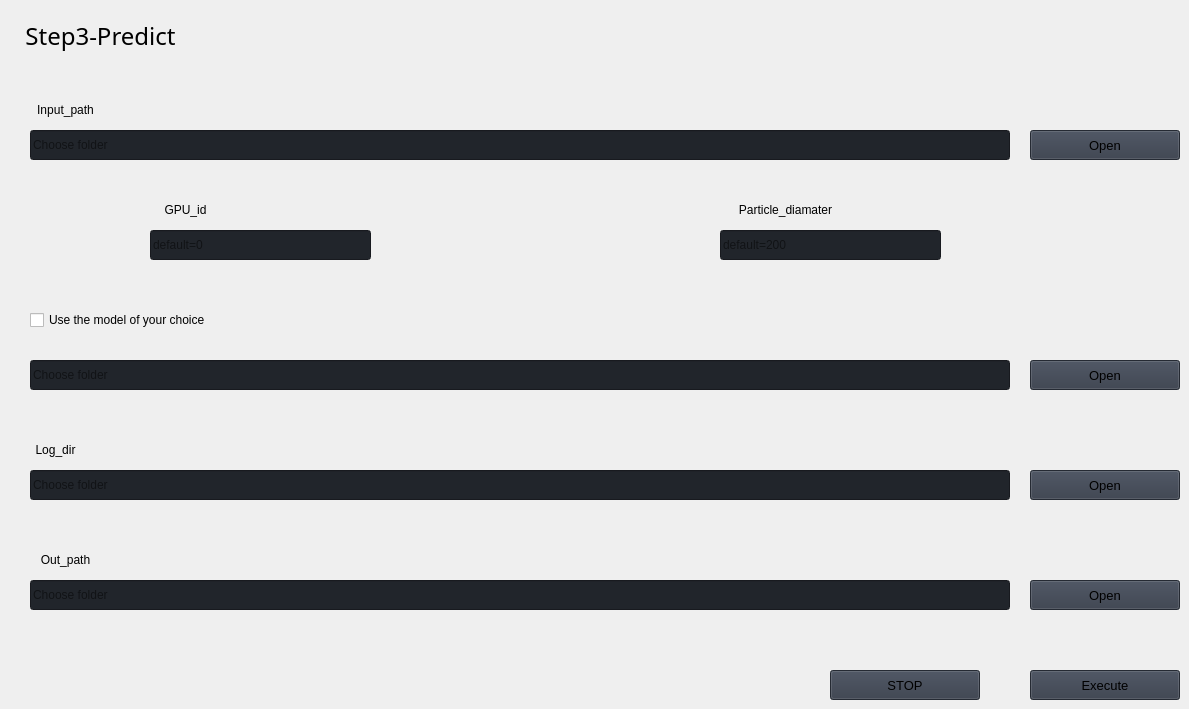
                   <widget class="QWidget" name="predict">
                    <widget class="QLineEdit" name="lineEdit_13">
                     <property name="geometry">
                      <rect>
                       <x>30</x>
                       <y>130</y>
                       <width>980</width>
                       <height>30</height>
                      </rect>
                     </property>
                     <property name="minimumSize">
                      <size>
                       <width>0</width>
                       <height>30</height>
                      </size>
                     </property>
                     <property name="styleSheet">
                      <string notr="true">background-color: rgb(33, 37, 43);</string>
                     </property>
                     <property name="text">
                      <string/>
                     </property>
                     <property name="readOnly">
                      <bool>false</bool>
                     </property>
                     <property name="placeholderText">
                      <string>Choose folder</string>
                     </property>
                    </widget>
                    <widget class="QLabel" name="label_14">
                     <property name="geometry">
                      <rect>
                       <x>-10</x>
                       <y>10</y>
                       <width>221</width>
                       <height>51</height>
                      </rect>
                     </property>
                     <property name="font">
                      <font>
                       <family>Sans Serif</family>
                       <pointsize>18</pointsize>
                       <italic>false</italic>
                       <bold>false</bold>
                      </font>
                     </property>
                     <property name="styleSheet">
                      <string notr="true">font: 18pt &quot;Sans Serif&quot;;</string>
                     </property>
                     <property name="text">
                      <string>Step3-Predict</string>
                     </property>
                     <property name="alignment">
                      <set>Qt::AlignCenter</set>
                     </property>
                    </widget>
                    <widget class="QLabel" name="label_15">
                     <property name="geometry">
                      <rect>
                       <x>-10</x>
                       <y>100</y>
                       <width>151</width>
                       <height>20</height>
                      </rect>
                     </property>
                     <property name="text">
                      <string>Input_path</string>
                     </property>
                     <property name="alignment">
                      <set>Qt::AlignCenter</set>
                     </property>
                    </widget>
                    <widget class="QPushButton" name="btn_for_browser_6">
                     <property name="geometry">
                      <rect>
                       <x>1030</x>
                       <y>130</y>
                       <width>150</width>
                       <height>30</height>
                      </rect>
                     </property>
                     <property name="minimumSize">
                      <size>
                       <width>150</width>
                       <height>30</height>
                      </size>
                     </property>
                     <property name="font">
                      <font>
                       <family>Segoe UI</family>
                       <pointsize>10</pointsize>
                       <italic>false</italic>
                       <bold>false</bold>
                      </font>
                     </property>
                     <property name="cursor">
                      <cursorShape>PointingHandCursor</cursorShape>
                     </property>
                     <property name="styleSheet">
                      <string notr="true">background-color: rgb(52, 59, 72);</string>
                     </property>
                     <property name="text">
                      <string>Open</string>
                     </property>
                     <property name="icon">
                      <iconset resource="resources.qrc">
                       <normaloff>:/icons/images/icons/cil-folder-open.png</normaloff>:/icons/images/icons/cil-folder-open.png</iconset>
                     </property>
                    </widget>
                    <widget class="QPushButton" name="btn_for_browser_7">
                     <property name="geometry">
                      <rect>
                       <x>1030</x>
                       <y>580</y>
                       <width>150</width>
                       <height>30</height>
                      </rect>
                     </property>
                     <property name="minimumSize">
                      <size>
                       <width>150</width>
                       <height>30</height>
                      </size>
                     </property>
                     <property name="font">
                      <font>
                       <family>Segoe UI</family>
                       <pointsize>10</pointsize>
                       <italic>false</italic>
                       <bold>false</bold>
                      </font>
                     </property>
                     <property name="cursor">
                      <cursorShape>PointingHandCursor</cursorShape>
                     </property>
                     <property name="styleSheet">
                      <string notr="true">background-color: rgb(52, 59, 72);</string>
                     </property>
                     <property name="text">
                      <string>Open</string>
                     </property>
                     <property name="icon">
                      <iconset resource="resources.qrc">
                       <normaloff>:/icons/images/icons/cil-folder-open.png</normaloff>:/icons/images/icons/cil-folder-open.png</iconset>
                     </property>
                    </widget>
                    <widget class="QLabel" name="label_16">
                     <property name="geometry">
                      <rect>
                       <x>-10</x>
                       <y>550</y>
                       <width>151</width>
                       <height>20</height>
                      </rect>
                     </property>
                     <property name="text">
                      <string>Out_path</string>
                     </property>
                     <property name="alignment">
                      <set>Qt::AlignCenter</set>
                     </property>
                    </widget>
                    <widget class="QLineEdit" name="lineEdit_14">
                     <property name="geometry">
                      <rect>
                       <x>30</x>
                       <y>580</y>
                       <width>980</width>
                       <height>30</height>
                      </rect>
                     </property>
                     <property name="minimumSize">
                      <size>
                       <width>0</width>
                       <height>30</height>
                      </size>
                     </property>
                     <property name="styleSheet">
                      <string notr="true">background-color: rgb(33, 37, 43);</string>
                     </property>
                     <property name="text">
                      <string/>
                     </property>
                     <property name="readOnly">
                      <bool>false</bool>
                     </property>
                     <property name="placeholderText">
                      <string>Choose folder</string>
                     </property>
                    </widget>
                    <widget class="QLabel" name="label_17">
                     <property name="geometry">
                      <rect>
                       <x>710</x>
                       <y>200</y>
                       <width>151</width>
                       <height>20</height>
                      </rect>
                     </property>
                     <property name="text">
                      <string>Particle_diamater</string>
                     </property>
                     <property name="alignment">
                      <set>Qt::AlignCenter</set>
                     </property>
                    </widget>
                    <widget class="QLabel" name="label_18">
                     <property name="geometry">
                      <rect>
                       <x>110</x>
                       <y>200</y>
                       <width>151</width>
                       <height>20</height>
                      </rect>
                     </property>
                     <property name="text">
                      <string>GPU_id</string>
                     </property>
                     <property name="alignment">
                      <set>Qt::AlignCenter</set>
                     </property>
                    </widget>
                    <widget class="QLineEdit" name="lineEdit_pd">
                     <property name="geometry">
                      <rect>
                       <x>720</x>
                       <y>230</y>
                       <width>221</width>
                       <height>30</height>
                      </rect>
                     </property>
                     <property name="minimumSize">
                      <size>
                       <width>0</width>
                       <height>30</height>
                      </size>
                     </property>
                     <property name="styleSheet">
                      <string notr="true">background-color: rgb(33, 37, 43);</string>
                     </property>
                     <property name="text">
                      <string/>
                     </property>
                     <property name="readOnly">
                      <bool>false</bool>
                     </property>
                     <property name="placeholderText">
                      <string>default=200</string>
                     </property>
                    </widget>
                    <widget class="QLineEdit" name="lineEdit_gpu">
                     <property name="geometry">
                      <rect>
                       <x>150</x>
                       <y>230</y>
                       <width>221</width>
                       <height>30</height>
                      </rect>
                     </property>
                     <property name="minimumSize">
                      <size>
                       <width>0</width>
                       <height>30</height>
                      </size>
                     </property>
                     <property name="styleSheet">
                      <string notr="true">background-color: rgb(33, 37, 43);</string>
                     </property>
                     <property name="text">
                      <string/>
                     </property>
                     <property name="readOnly">
                      <bool>false</bool>
                     </property>
                     <property name="placeholderText">
                      <string>default=0</string>
                     </property>
                    </widget>
                    <widget class="QLabel" name="label_19">
                     <property name="geometry">
                      <rect>
                       <x>-20</x>
                       <y>370</y>
                       <width>151</width>
                       <height>20</height>
                      </rect>
                     </property>
                     <property name="text">
                      <string/>
                     </property>
                     <property name="alignment">
                      <set>Qt::AlignCenter</set>
                     </property>
                    </widget>
                    <widget class="QLineEdit" name="lineEdit_m">
                     <property name="geometry">
                      <rect>
                       <x>30</x>
                       <y>360</y>
                       <width>980</width>
                       <height>30</height>
                      </rect>
                     </property>
                     <property name="minimumSize">
                      <size>
                       <width>0</width>
                       <height>30</height>
                      </size>
                     </property>
                     <property name="styleSheet">
                      <string notr="true">background-color: rgb(33, 37, 43);</string>
                     </property>
                     <property name="text">
                      <string/>
                     </property>
                     <property name="readOnly">
                      <bool>false</bool>
                     </property>
                     <property name="placeholderText">
                      <string>Choose folder</string>
                     </property>
                    </widget>
                    <widget class="QPushButton" name="btn_for_m">
                     <property name="geometry">
                      <rect>
                       <x>1030</x>
                       <y>360</y>
                       <width>150</width>
                       <height>30</height>
                      </rect>
                     </property>
                     <property name="minimumSize">
                      <size>
                       <width>150</width>
                       <height>30</height>
                      </size>
                     </property>
                     <property name="font">
                      <font>
                       <family>Segoe UI</family>
                       <pointsize>10</pointsize>
                       <italic>false</italic>
                       <bold>false</bold>
                      </font>
                     </property>
                     <property name="cursor">
                      <cursorShape>PointingHandCursor</cursorShape>
                     </property>
                     <property name="styleSheet">
                      <string notr="true">background-color: rgb(52, 59, 72);</string>
                     </property>
                     <property name="text">
                      <string>Open</string>
                     </property>
                     <property name="icon">
                      <iconset resource="resources.qrc">
                       <normaloff>:/icons/images/icons/cil-folder-open.png</normaloff>:/icons/images/icons/cil-folder-open.png</iconset>
                     </property>
                    </widget>
                    <widget class="QCheckBox" name="checkBox_3">
                     <property name="geometry">
                      <rect>
                       <x>30</x>
                       <y>310</y>
                       <width>231</width>
                       <height>20</height>
                      </rect>
                     </property>
                     <property name="text">
                      <string>Use the model of your choice</string>
                     </property>
                    </widget>
                    <widget class="QPushButton" name="btn_execute_3">
                     <property name="geometry">
                      <rect>
                       <x>1030</x>
                       <y>670</y>
                       <width>150</width>
                       <height>30</height>
                      </rect>
                     </property>
                     <property name="minimumSize">
                      <size>
                       <width>150</width>
                       <height>30</height>
                      </size>
                     </property>
                     <property name="font">
                      <font>
                       <family>Segoe UI</family>
                       <pointsize>10</pointsize>
                       <italic>false</italic>
                       <bold>false</bold>
                      </font>
                     </property>
                     <property name="cursor">
                      <cursorShape>PointingHandCursor</cursorShape>
                     </property>
                     <property name="styleSheet">
                      <string notr="true">background-color: rgb(52, 59, 72);</string>
                     </property>
                     <property name="text">
                      <string>Execute</string>
                     </property>
                     <property name="icon">
                      <iconset theme="media-seek-backward" resource="resources.qrc">
                       <normaloff>:/icons/images/icons/cil-caret-right.png</normaloff>:/icons/images/icons/cil-caret-right.png</iconset>
                     </property>
                    </widget>
                    <widget class="QPushButton" name="btn_stop_3">
                     <property name="geometry">
                      <rect>
                       <x>830</x>
                       <y>670</y>
                       <width>150</width>
                       <height>30</height>
                      </rect>
                     </property>
                     <property name="minimumSize">
                      <size>
                       <width>150</width>
                       <height>30</height>
                      </size>
                     </property>
                     <property name="font">
                      <font>
                       <family>Segoe UI</family>
                       <pointsize>10</pointsize>
                       <italic>false</italic>
                       <bold>false</bold>
                      </font>
                     </property>
                     <property name="cursor">
                      <cursorShape>PointingHandCursor</cursorShape>
                     </property>
                     <property name="styleSheet">
                      <string notr="true">background-color: rgb(52, 59, 72);</string>
                     </property>
                     <property name="text">
                      <string>STOP</string>
                     </property>
                     <property name="icon">
                      <iconset resource="resources.qrc">
                       <normaloff>:/icons/images/icons/cil-x.png</normaloff>:/icons/images/icons/cil-x.png</iconset>
                     </property>
                    </widget>
                    <widget class="QLineEdit" name="lineEdit_log_2">
                     <property name="geometry">
                      <rect>
                       <x>30</x>
                       <y>470</y>
                       <width>980</width>
                       <height>30</height>
                      </rect>
                     </property>
                     <property name="minimumSize">
                      <size>
                       <width>0</width>
                       <height>30</height>
                      </size>
                     </property>
                     <property name="styleSheet">
                      <string notr="true">background-color: rgb(33, 37, 43);</string>
                     </property>
                     <property name="text">
                      <string/>
                     </property>
                     <property name="readOnly">
                      <bool>false</bool>
                     </property>
                     <property name="placeholderText">
                      <string>Choose folder</string>
                     </property>
                    </widget>
                    <widget class="QPushButton" name="btn_for_log_2">
                     <property name="geometry">
                      <rect>
                       <x>1030</x>
                       <y>470</y>
                       <width>150</width>
                       <height>30</height>
                      </rect>
                     </property>
                     <property name="minimumSize">
                      <size>
                       <width>150</width>
                       <height>30</height>
                      </size>
                     </property>
                     <property name="font">
                      <font>
                       <family>Segoe UI</family>
                       <pointsize>10</pointsize>
                       <italic>false</italic>
                       <bold>false</bold>
                      </font>
                     </property>
                     <property name="cursor">
                      <cursorShape>PointingHandCursor</cursorShape>
                     </property>
                     <property name="styleSheet">
                      <string notr="true">background-color: rgb(52, 59, 72);</string>
                     </property>
                     <property name="text">
                      <string>Open</string>
                     </property>
                     <property name="icon">
                      <iconset resource="resources.qrc">
                       <normaloff>:/icons/images/icons/cil-folder-open.png</normaloff>:/icons/images/icons/cil-folder-open.png</iconset>
                     </property>
                    </widget>
                    <widget class="QLabel" name="label_25">
                     <property name="geometry">
                      <rect>
                       <x>-20</x>
                       <y>440</y>
                       <width>151</width>
                       <height>20</height>
                      </rect>
                     </property>
                     <property name="text">
                      <string>Log_dir</string>
                     </property>
                     <property name="alignment">
                      <set>Qt::AlignCenter</set>
                     </property>
                    </widget>
                   </widget>
